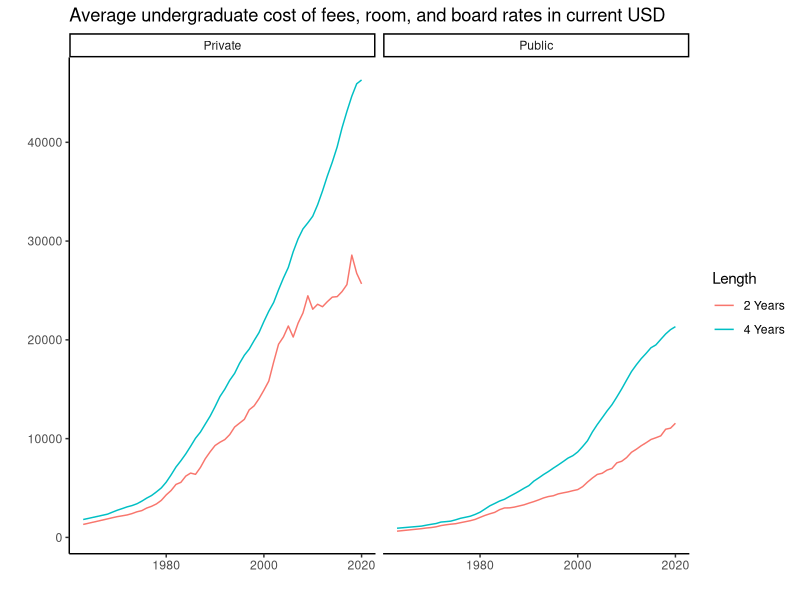
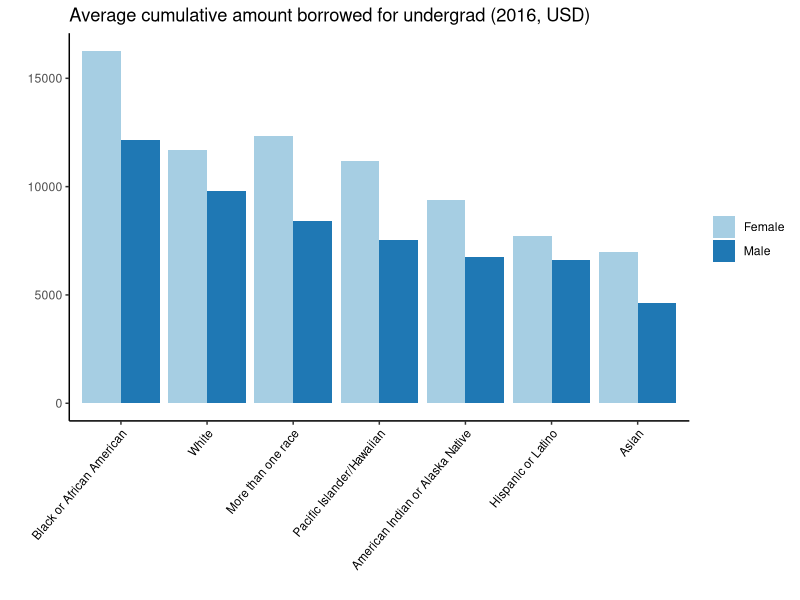
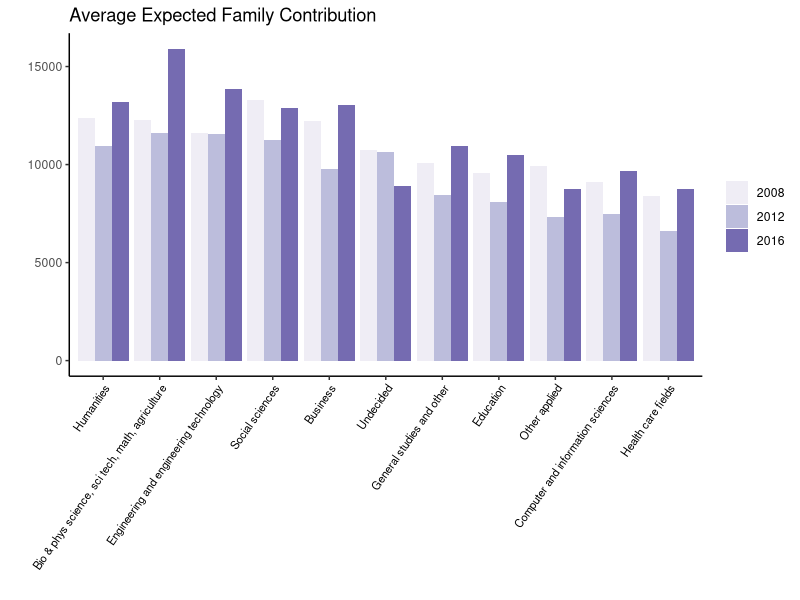
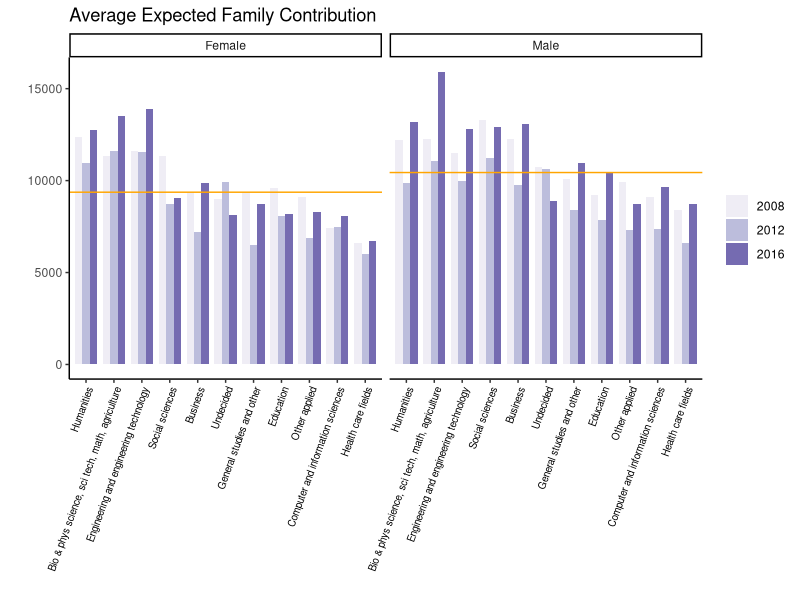
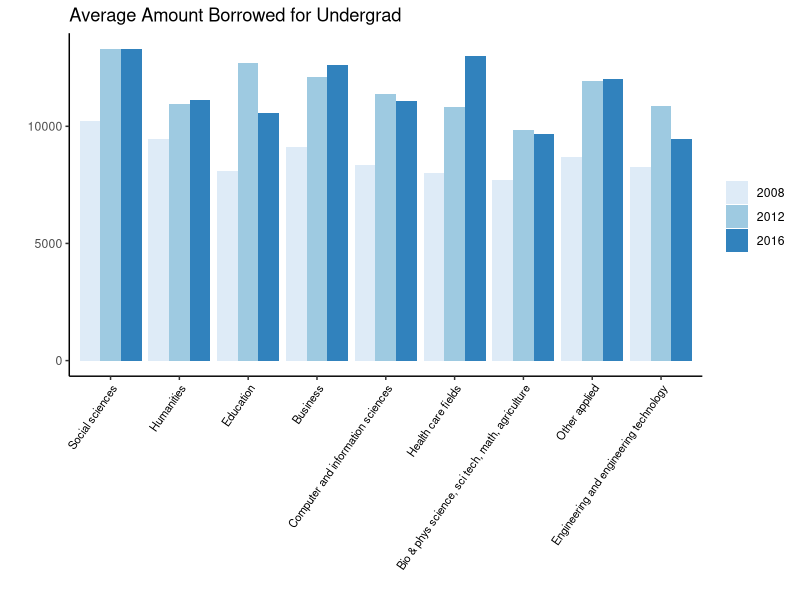
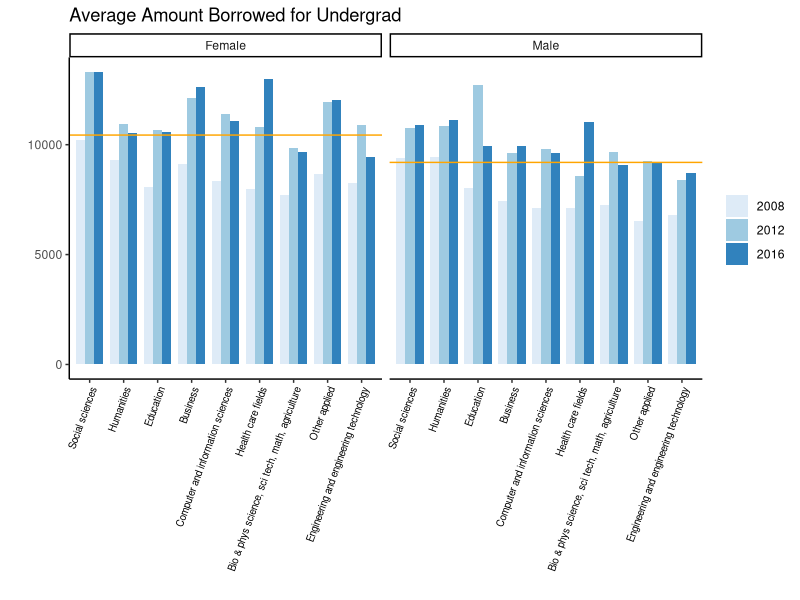
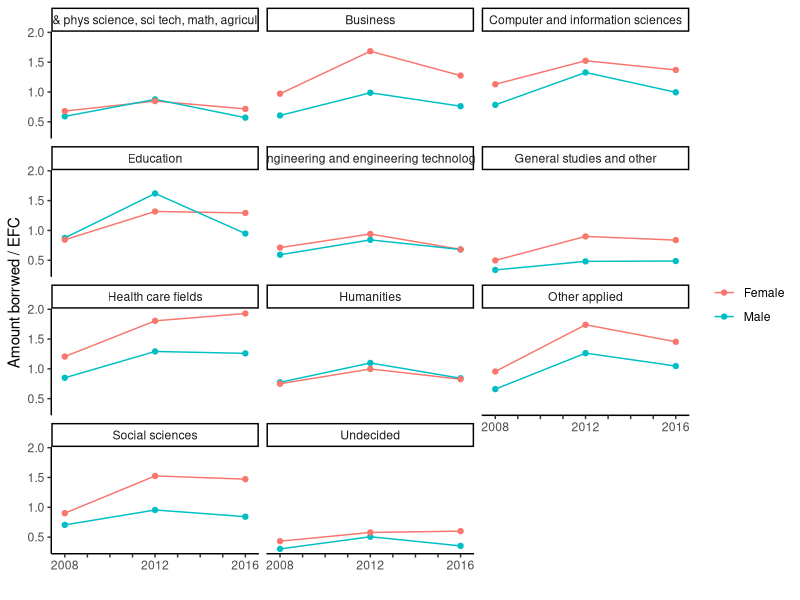
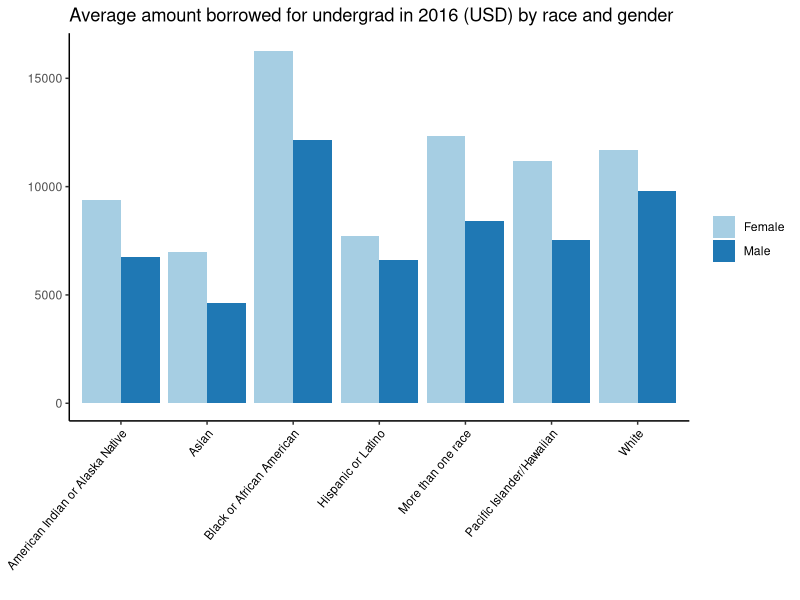

Reproduce these figures in R, in order. (Note: this script raises an error after producing the figures.)
## ---- chunk 1
knitr::opts_chunk$set(echo = TRUE, message = FALSE, warning = FALSE)
## ---- chunk 2
library(tidyverse)
library(ggplot2)
library(lubridate)
library(ggrepel)
library(readxl)
## ---- chunk 3
tuition_cost <- read_excel("Data/college_cost_over_time.xls", sheet = "Sheet1")
#head(tuition_cost)

tuition_cost %>% 
  ggplot(aes(x = Year, y = Amount, color = Length)) +
  geom_line() +
  facet_wrap(~Type) +
  theme_classic() +
  labs(title = "Average undergraduate cost of fees, room, and board rates in current USD", x = "", y = "")
## ---- chunk 4
uplift <- read_csv("Data/statuschanges.csv")
explorerace <- read_csv("Data/10_efc_borrow_race.csv")
exploregender <- read_csv("Data/10_efc_borrow_gender.csv")
Cum_amt_borrowed_2016 <- read_excel("Data/amt_borrowed.xlsx", sheet = "Sheet1")
efc_and_borr <- readxl::read_xlsx("Data/efc_and_amt_borrowed_over_time.xlsx")
salary_data <- readxl::read_xlsx("Data/11_8_data.xlsx", sheet = "salary")
salary_by_major_2018 <- read_excel("Data/salary_by_major_0818.xlsx")
statusdata <- read.csv("Data/morevarsupd.csv")
## ---- chunk 5
Cum_amt_borrowed_2016 %>% 
  ggplot(aes(x = fct_reorder(Race, Amount, .desc = T), y = Amount, fill = Gender)) +
  geom_bar(stat="identity", position = position_dodge()) +
  theme_classic() +
  theme(axis.text.x = element_text(angle = 50, vjust = 1, hjust=1, size = 8.5, color = "black")) +
  scale_fill_brewer(palette = "Paired") +
  labs(x = "", y = "", fill = "", title = "Average cumulative amount borrowed for undergrad (2016, USD)")
## ---- chunk 6
#head(efc_and_borr)
efc_and_borr <- efc_and_borr %>% 
  mutate(ratio = `Cumulative amount borrowed for undergrad`/`Expected Family Contribution`)
## ---- chunk 7
efc_and_borr %>% 
  ggplot(aes(x = fct_reorder(`Field of study: undergraduate (10 categories)`, `Expected Family Contribution`, .desc = T), y = `Expected Family Contribution`, fill = factor(Year))) +
  geom_bar(stat="identity", position = position_dodge()) +
  theme_classic() +
  theme(axis.text.x = element_text(angle = 55, vjust = 1, hjust=1, size = 8, color = "black")) +
  scale_fill_brewer(palette = "Purples") +
  labs(x = "", y = "", fill = "", title = "Average Expected Family Contribution")
## ---- chunk 8
males <- efc_and_borr %>% 
  filter(Gender == "Male")
females <- efc_and_borr %>% 
  filter(Gender == "Female")

males_ave_efc <- mean(males$`Expected Family Contribution`)
females_ave_efc <- mean(females$`Expected Family Contribution`)

data_hline <- data.frame(Gender = unique(efc_and_borr$Gender),
                         hline = c(males_ave_efc, females_ave_efc))


plot <- efc_and_borr %>% 
  ggplot(aes(x = fct_reorder(`Field of study: undergraduate (10 categories)`, `Expected Family Contribution`, .desc = T), y = `Expected Family Contribution`, fill = factor(Year))) +
  geom_bar(stat="identity", position = position_dodge(), width = 0.8) +
  facet_grid(. ~Gender) +
  theme_classic() +
  theme(axis.text.x = element_text(angle = 70, vjust = 1, hjust=1, size = 7, color = "black")) +
  scale_fill_brewer(palette = "Purples") +
  labs(x = "", y = "", fill = "", title = "Average Expected Family Contribution")

plot +
  geom_hline(data = data_hline,
             aes(yintercept = hline),
             color = "orange")
## ---- chunk 9
efc_and_borr %>% 
  filter(`Field of study: undergraduate (10 categories)` != "General studies and other") %>% 
  filter(`Field of study: undergraduate (10 categories)` != "Undecided") %>% 
  ggplot(aes(x = fct_reorder(`Field of study: undergraduate (10 categories)`, `Cumulative amount borrowed for undergrad`, .desc = T), y = `Cumulative amount borrowed for undergrad`, fill = factor(Year))) +
  geom_bar(stat="identity", position = position_dodge()) +
  theme_classic() +
  theme(axis.text.x = element_text(angle = 55, vjust = 1, hjust=1, size = 8, color = "black")) +
  scale_fill_brewer(palette = "Blues") +
  labs(x = "", y = "", fill = "", title = "Average Amount Borrowed for Undergrad")
## ---- chunk 10
efc_and_borr2 <- efc_and_borr %>% 
  filter(`Field of study: undergraduate (10 categories)` != "General studies and other") %>% 
  filter(`Field of study: undergraduate (10 categories)` != "Undecided")

males2 <- efc_and_borr2 %>% 
  filter(Gender == "Male")
females2 <- efc_and_borr2 %>% 
  filter(Gender == "Female")

males_ave_borr <- mean(males2$`Cumulative amount borrowed for undergrad`)
females_ave_borr <- mean(females2$`Cumulative amount borrowed for undergrad`)

data_hline1 <- data.frame(Gender = unique(efc_and_borr$Gender),
                         hline = c(males_ave_borr, females_ave_borr))


plot <- efc_and_borr2 %>% 
  ggplot(aes(x = fct_reorder(`Field of study: undergraduate (10 categories)`, `Cumulative amount borrowed for undergrad`, .desc = T), y = `Cumulative amount borrowed for undergrad`, fill = factor(Year))) +
  geom_bar(stat="identity", position = position_dodge(), width = 0.8) +
  facet_grid(. ~Gender) +
  theme_classic() +
  theme(axis.text.x = element_text(angle = 70, vjust = 1, hjust=1, size = 7, color = "black")) +
  scale_fill_brewer(palette = "Blues") +
  labs(x = "", y = "", fill = "", title = "Average Amount Borrowed for Undergrad")

plot +
  geom_hline(data = data_hline1,
             aes(yintercept = hline),
             color = "orange")
## ---- chunk 11
efc_and_borr %>% 
  ggplot(aes(x = Year, y = ratio, color = Gender)) +
  geom_line() +
  geom_point() +
  theme_classic() +
  scale_x_discrete(limits=2008:2016, labels=c(2008,"","","",2012,"","","",2016)) +
  facet_wrap(nrow = 4, ncol = 3, facets = vars(`Field of study: undergraduate (10 categories)`)) +
  labs(x = "", y = "Amount borrwed / EFC", color = "")
## ---- chunk 12
# male <- exploregender %>%
#   select(field,efc_m,borr_m) %>%
#   mutate(gender = "m")
#   colnames(male) <- c("field","efc","borr","gender")
# female <- exploregender %>%
#   select(field,efc_f,borr_f) %>%
#   mutate(gender = "f")
#   colnames(female) <- c("field","efc","borr","gender")
# final <- rbind(male,female)
# final$efc <- extract_numeric(final$efc)
# 
# final %>% 
#   filter(field != "Education") %>% 
#   ggplot(aes(x=efc,y=borr,color=gender, group=field)) + 
#     geom_point() +
#     geom_text_repel(aes(label=field),
#                   size=2.25,
#                   box.padding = 0.5,
#                   segment.size = 0.25,
#                   color = "black") +
#     geom_line(color="purple") +
#     scale_color_manual(labels=c("Female", "Male"), values = c("red", "blue")) +
#     labs(color="", x = "EFC", y = "Cumulative amount borrowed") +
#     theme_classic()

### MODIFY THIS CODE FOR STATUSDATA
Cum_amt_borrowed_2016 %>% 
  ggplot(aes(x = Race, y = Amount, fill = Gender)) +
  geom_bar(stat="identity", position = position_dodge()) +
  theme_classic() +
  theme(axis.text.x = element_text(angle = 50, vjust = 1, hjust=1, size = 8.5, color = "black")) +
  scale_fill_brewer(palette = "Paired") +
  labs(x = "", y = "", fill = "", title = "Average amount borrowed for undergrad in 2016 (USD) by race and gender")

## ---- chunk 13
wider <- final %>%
    pivot_wider(names_from=gender,values_from=c(efc,borr),values_fill=0,names_sort=TRUE)

wider <- wider %>%
  mutate(change_efc = (pmax(efc_f,efc_m)-pmin(efc_f,efc_m))/pmin(efc_f,efc_m),change_borr = (pmax(borr_f,borr_m)-pmin(borr_f,borr_m))/pmin(borr_f,borr_m))%>%
    mutate(elasticity = change_efc/change_borr)%>%
  mutate(borr_more = case_when(borr_m>borr_f ~ 'm',
  borr_m<borr_f ~ 'f'))

wider1 <- wider %>%
  mutate(mid_efc=(efc_f+efc_m)/2,mid_borr=(borr_f+borr_m)/2) %>% mutate(elasticity=((efc_f-efc_m)/(mid_efc))/((borr_f-borr_m)/(mid_borr)))%>%
  mutate(borr_more = case_when(borr_m>borr_f ~ 'm',
  borr_m<borr_f ~ 'f'))%>%
  arrange(elasticity)

tab<-wider1%>%
  select(field,elasticity,borr_more)
## ---- chunk 14
tabl <- "
| Field         | Elasticity    | Who borrows more  |
|---------------|:--------------|:--------------------------|
Social Sciences |	-0.3247039 |	Males	 |	
Bio and phys science, sci tech, math, agriculture |	-0.3528085 |	Females	|
Humanities |	-0.3702545 |	Males	|	
Health care fields |	-0.3794884 |	Males		|
Computer and information sciences	| -0.8496284 |	Females	|	
Business |	-1.3969944 |	Females		|
Engineering and engineering technology |	-2.9719174 |	Females	|	
| General studies and other |	-5.8112563 |	Females	|
"
cat(tabl)
## ---- chunk 15
prerank <- statusdata[order(statusdata$`Total.income..Parents.and.independent`,decreasing=TRUE),]
prerank$index <- 1:nrow(prerank)
prerank$time <- 2006

#efcrank <- uplift[order(uplift$efc,decreasing=TRUE),]
#efcrank$index <- 1:nrow(efcrank)
#efcrank$time <- 1

salaryrank2012 <- statusdata[order(statusdata$`Annualized.total.salary.for.all.jobs.in.2012`,decreasing=TRUE),]
salaryrank2012$index <- 1:nrow(salaryrank2012)
salaryrank2012$time <- 2012

salaryrank2017 <- statusdata[order(statusdata$`Gross.income.in.2017`,decreasing=TRUE),]
salaryrank2017$index <- 1:nrow(salaryrank2017)
salaryrank2017$time <- 2017

efc_sal <- rbind(prerank,salaryrank2012,salaryrank2017)
## ---- chunk 16
ggplot(data = efc_sal, aes(x = time, y = index, group = field_of_study)) +
  geom_line(aes(color = field_of_study, alpha = 1), size = 2) +
  geom_point(aes(color = field_of_study, alpha = 1), size = 4) +
  scale_y_reverse(breaks = 1:nrow(efc_sal))+
  theme_classic() +
  labs(x = "Time", y = "Rank") +
  theme(legend.position = "none") +
  scale_x_discrete(limits=2008:2017, labels=c(2008,"","","",2012,"","","","",2017)) +
  geom_text_repel(aes(label=field_of_study),
                  size=2.25,
                  box.padding = 0.5,
                  segment.size = 0.25,
                  color = "black") 
## ---- chunk 17
colnames(statusdata)
## ---- chunk 18
prerank <- statusdata[order(statusdata$`Total.income..Parents.and.independent`,decreasing=TRUE),]
prerank$index <- 1:nrow(prerank)
prerank$time <- 2006

#efcrank <- uplift[order(uplift$efc,decreasing=TRUE),]
#efcrank$index <- 1:nrow(efcrank)
#efcrank$time <- 1

salaryrank2012 <- statusdata[order(statusdata$`Annualized.total.salary.for.all.jobs.in.2012`,decreasing=TRUE),]
salaryrank2012$index <- 1:nrow(salaryrank2012)
salaryrank2012$time <- 2012

salaryrank2017 <- statusdata[order(statusdata$`Gross.income.in.2017`,decreasing=TRUE),]
salaryrank2017$index <- 1:nrow(salaryrank2017)
salaryrank2017$time <- 2017

efc_sal <- rbind(prerank,salaryrank2012,salaryrank2017)
## ---- chunk 19
ggplot(data = statusdata, aes(x = time, y = index, group = field)) +
  geom_line(aes(color = field, alpha = 1), size = 2) +
  geom_point(aes(color = field, alpha = 1), size = 4) +
  scale_y_reverse(breaks = 1:nrow(efc_sal))+
  theme_classic() +
  labs(x = "Time", y = "Rank") +
  theme(legend.position = "none") +
  scale_x_discrete(limits=2008:2017, labels=c(2008,"","","",2012,"","","","",2017)) +
  geom_text_repel(aes(label=field),
                  size=2.25,
                  box.padding = 0.5,
                  segment.size = 0.25,
                  color = "black") 
## ---- chunk 20
salary_data %>% 
  ggplot() +
  geom_bar(aes(x = fct_reorder(`Field of study: undergraduate (23 categories)`, `Primary job: Annualized salary, 2012`, .desc = T), y = `Primary job: Annualized salary, 2012`), stat = "identity", fill = "skyblue", alpha = 0.7) +
  geom_errorbar(aes(x = `Field of study: undergraduate (23 categories)`, ymin=`CI_low`, ymax=`CI_high`), width=0.4, colour="orange", alpha=0.9, size=1) +
  theme_classic() +
  theme(axis.text.x = element_text(angle = 52, vjust = 1, hjust=1, size = 5.5, color = "black")) +
  labs(x = "Undergraduate Field of Study, 2008", y = "Salary, 2012")
## ---- chunk 21
#head(salary_by_major_2018)

salary_by_major_2018 %>% 
  filter(`Field of study: undergraduate (10 categories)` != "Undeclared") %>% 
  ggplot() +
  geom_bar(aes(x = fct_reorder(`Field of study: undergraduate (10 categories)`, `Current job, as of B&B:08/18 interview: Annualized salary`, .desc = T), y = `Current job, as of B&B:08/18 interview: Annualized salary`), stat="identity", fill = "#69b3a2", alpha = 0.7) +
  geom_errorbar(aes(x = `Field of study: undergraduate (10 categories)`, ymin=`CI_low`, ymax=`CI_high`), width=0.4, colour="orange", alpha=0.9, size=1) +
  theme_classic() +
  theme(axis.text.x = element_text(angle = 60, vjust = 1, hjust=1, size = 7, color = "black")) +
  labs(x = "Undergraduate Field of Study, 2008", y = "Current Salary in 2018", title = "")
